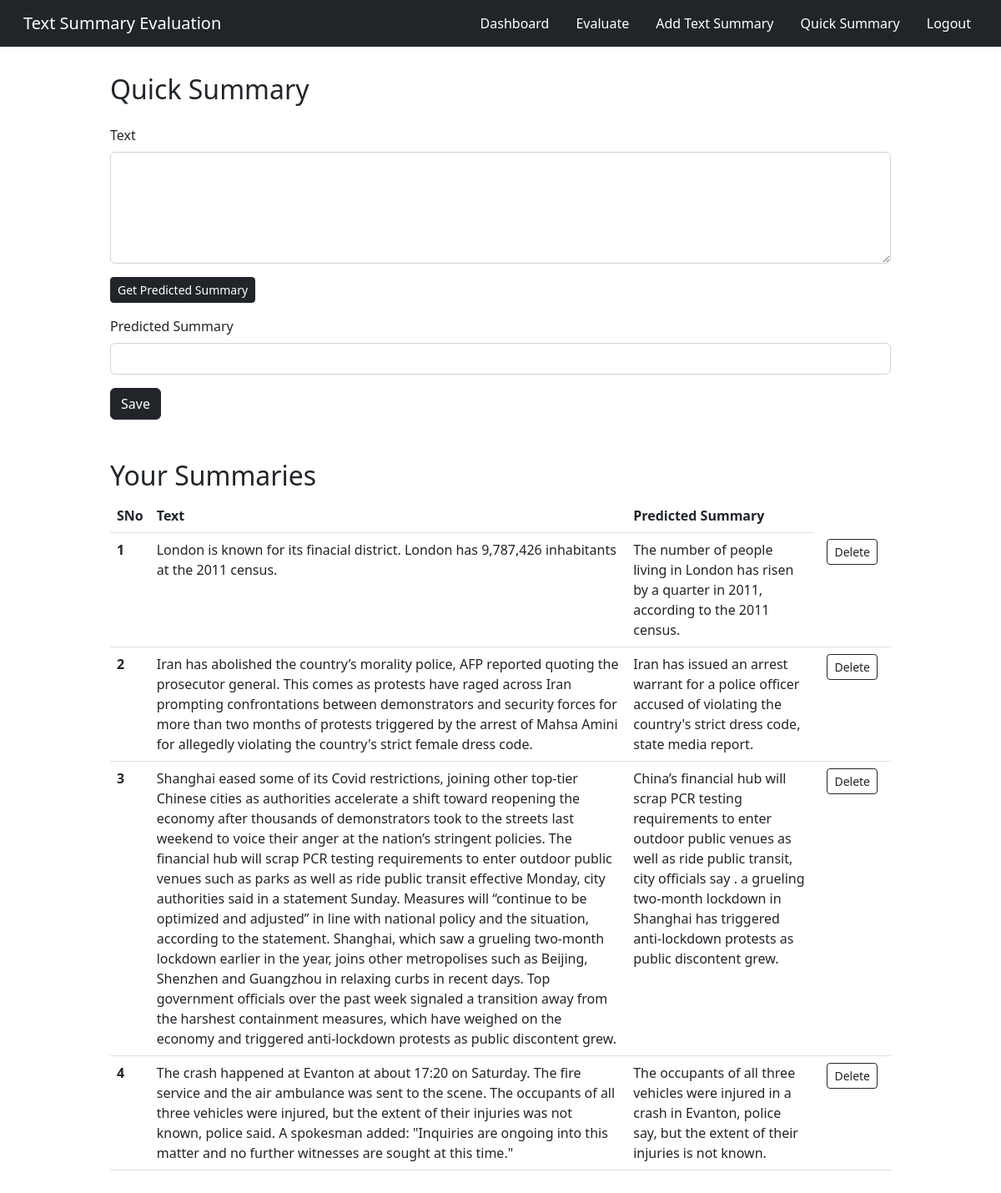
Page /quick_summary (signed in) on the committed database.
### app.py (models this page shows, shortened)
class QuickSummary(db.Model):
    sno = db.Column(db.Integer, primary_key=True)
    text = db.Column(db.String(10000), nullable=False)
    predicted_summary = db.Column(db.String(1000), nullable=False)
    user_id = db.Column(db.Integer, nullable=False)
    date_created = db.Column(db.DateTime, default=datetime.utcnow)

### app.py (the view, shortened to what this page needs)
@app.route('/quick_summary', methods=['GET', 'POST'])
@login_required
def quick_summary():
    allQuickSummary = QuickSummary.query.filter_by(user_id=current_user.id).all()
    return render_template('quick_summary.html', allQuickSummary=allQuickSummary)

### app.py (called while the page is built)
@login_manager.user_loader
def load_user(user_id):
    return User.get(user_id)

    def get(id):
        return User.query.filter_by(id=id).first()

### templates/quick_summary.html (shortened to what this page needs)
<!doctype html>
<html lang="en">
<head>
    <link href="https://cdn.jsdelivr.net/npm/bootstrap@5.2.1/dist/css/bootstrap.min.css" rel="stylesheet"
>
</head>
<body>
{% extends 'base2.html' %}
{% block body %}
    <div class="container">
        <h2>Quick Summary</h2>
        <form class="form" action="{{url_for('quick_summary')}}" method="POST">
            <div class="mb-3">
                <label for="text" class="form-label">Text</label>
                <textarea class="form-control" rows="5" name="text">{{text}}</textarea>
            </div>
            <button type="submit" class="btn btn-dark btn-sm" name="get_predicted_summary">Get Predicted Summary</button>
            <div class="mb-3">
                <label for="predicted_summary" class="form-label">Predicted Summary</label>
                <input type="text" class="form-control" name="predicted_summary" value="{{predicted_summary}}" readonly>
            </div>
            <button type="submit" class="btn btn-dark mb-3" name="submit" formaction="{{url_for('save_quick_summary')}}">Save</button>
        </form>
    </div>
    <div class="container">
        <h2>Your Summaries</h2>
        {% if allQuickSummary|length == 0%}
            <div class="alert alert-dark" role="alert">
                No record
            </div>
        {% else %}
            <table class="table">
                <thead>
                    <tr>
                        <th scope="col">SNo</th>
                        <th scope="col">Text</th>
                        <th scope="col">Predicted Summary</th>
                    </tr>
                </thead>
                <tbody>
                    {% for quick_summary in allQuickSummary %}
                        <tr>
                            <th scope="row">{{loop.index}}</th>
                            <td>{{quick_summary.text}}</td>
                            <td>{{quick_summary.predicted_summary}}</td>
                            <td>
                                <a href="/quick_summary/delete/{{quick_summary.sno}}" type="button" class="btn btn-outline-dark btn-sm mx-2">Delete</button>
                            </td>
                        </tr>
                    {% endfor %}
                </tbody>
            </table>
        {% endif %}
    </div>
{% endblock body %}

### templates/quick_summary.html (style rules this page uses)
.container { margin: 2rem 2rem 2rem 2rem; max-width: 80% !important; }
label { padding-top: 1rem; }

### rows in the picture
QuickSummary: text "London is known for its finacial district. London has 9,787,426 inhabitants at the 2011 census.", predicted_summary "The number of people living in London has risen by a quarter in 2011, according to the 2011 census."
QuickSummary: text "Iran has abolished the country’s morality police, AFP reported quoting the prosecutor general. This comes as protests have raged across Iran prompting confrontations between demonstrators and security forces for more than two months of protests triggered by the arrest of Mahsa Amini for allegedly violating the country's strict female dress code.", predicted_summary "Iran has issued an arrest warrant for a police officer accused of violating the country's strict dress code, state media report."
QuickSummary: text "Shanghai eased some of its Covid restrictions, joining other top-tier Chinese cities as authorities accelerate a shift toward reopening the economy after thousands of demonstrators took to the streets last weekend to voice their anger at the nation’s stringent policies. The financial hub will scrap PCR testing requirements to enter outdoor public venues such as parks as well as ride public transit effective Monday, city authorities said in a statement Sunday. Measures will “continue to be optimized and adjusted” in line with national policy and the situation, according to the statement. Shanghai, which saw a grueling two-month lockdown earlier in the year, joins other metropolises such as…", predicted_summary "China’s financial hub will scrap PCR testing requirements to enter outdoor public venues as well as ride public transit, city officials say . a grueling two-month lockdown in Shanghai has triggered anti-lockdown protests as public discontent grew."
QuickSummary: text "The crash happened at Evanton at about 17:20 on Saturday. The fire service and the air ambulance was sent to the scene. The occupants of all three vehicles were injured, but the extent of their injuries was not known, police said. A spokesman added: \"Inquiries are ongoing into this matter and no further witnesses are sought at this time.\"", predicted_summary "The occupants of all three vehicles were injured in a crash in Evanton, police say, but the extent of their injuries is not known."
